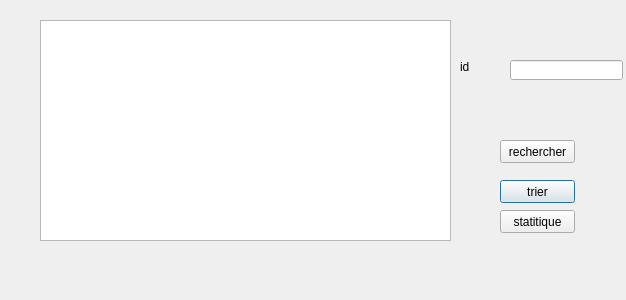
<?xml version="1.0" encoding="UTF-8"?>
<ui version="4.0">
 <class>afficher_bus</class>
 <widget class="QDialog" name="afficher_bus">
  <property name="geometry">
   <rect>
    <x>0</x>
    <y>0</y>
    <width>626</width>
    <height>300</height>
   </rect>
  </property>
  <property name="windowTitle">
   <string>Dialog</string>
  </property>
  <widget class="QTableView" name="tableView">
   <property name="geometry">
    <rect>
     <x>40</x>
     <y>20</y>
     <width>411</width>
     <height>221</height>
    </rect>
   </property>
  </widget>
  <widget class="QPushButton" name="pushButton">
   <property name="geometry">
    <rect>
     <x>500</x>
     <y>180</y>
     <width>75</width>
     <height>23</height>
    </rect>
   </property>
   <property name="text">
    <string>trier</string>
   </property>
  </widget>
  <widget class="QLabel" name="label">
   <property name="geometry">
    <rect>
     <x>460</x>
     <y>60</y>
     <width>47</width>
     <height>13</height>
    </rect>
   </property>
   <property name="text">
    <string>id</string>
   </property>
  </widget>
  <widget class="QLineEdit" name="lineEdit">
   <property name="geometry">
    <rect>
     <x>510</x>
     <y>60</y>
     <width>113</width>
     <height>20</height>
    </rect>
   </property>
  </widget>
  <widget class="QPushButton" name="pushButton_2">
   <property name="geometry">
    <rect>
     <x>500</x>
     <y>140</y>
     <width>75</width>
     <height>23</height>
    </rect>
   </property>
   <property name="text">
    <string>rechercher</string>
   </property>
  </widget>
  <widget class="QPushButton" name="pushButton_3">
   <property name="geometry">
    <rect>
     <x>500</x>
     <y>210</y>
     <width>75</width>
     <height>23</height>
    </rect>
   </property>
   <property name="text">
    <string>statitique</string>
   </property>
  </widget>
 </widget>
 <resources/>
 <connections/>
</ui>
